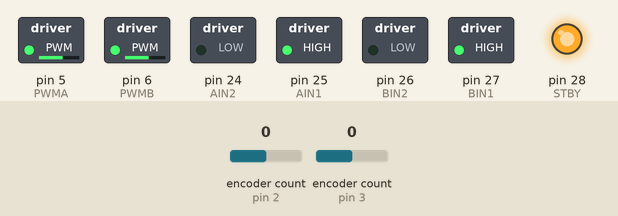
Bench run of a sketch on a simulated Arduino Mega 2560, built with avr-gcc and run on an emulated ATmega2560. Shown: switched loads named in the sketch (green lamp = pin HIGH), output pins drawn as LEDs (lit = HIGH). The test bench sets the inputs (shaded band); at power-on: encoder count (sensors on pin 3, pin 2) 0.

Above: at 1.2 s.
1.3 s: encoder count (sensor on pin 3) set to 4
At 2.2 s:
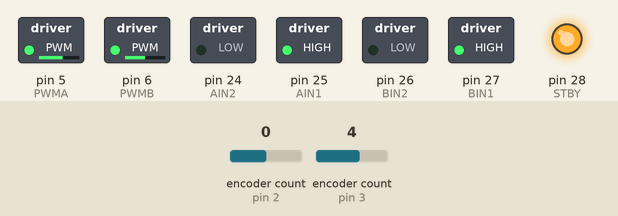
2.8 s: encoder count (sensor on pin 2) set to 1
At 3.4 s:
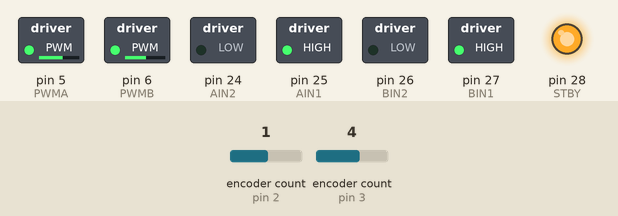
4.3 s: encoder count (sensor on pin 2) set to 0
At 5.5 s:
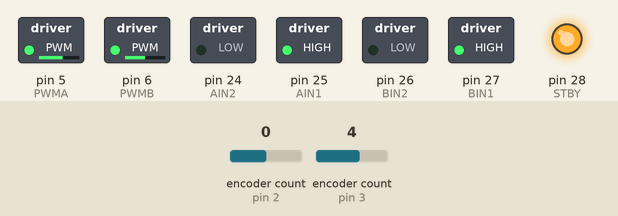
5.8 s: encoder count (sensor on pin 2) set to -1
At 6.9 s:
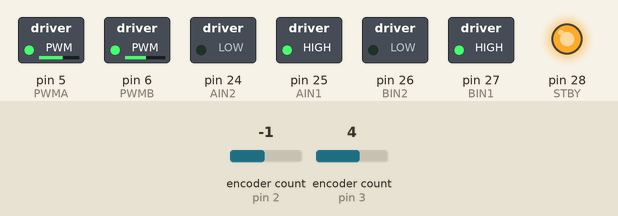
Timing chart, 0 to 8.3 s (numbered marks = the images above; inputs shaded):
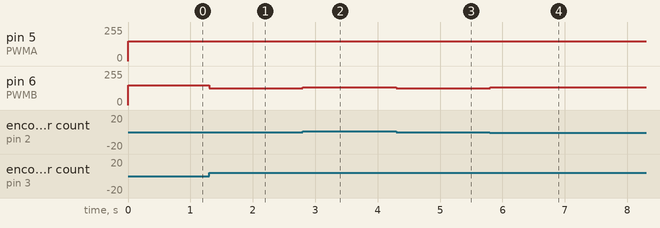

The sketch:

straight_movment_with_encoder.ino
```cpp
#include <Encoder.h>

// Motor Driver Pins
#define STBY 28
#define AIN1 25
#define AIN2 24
#define PWMA 5
#define BIN1 27
#define BIN2 26
#define PWMB 6

// Encoder Pins
Encoder leftEnc(2, 23);
Encoder rightEnc(3, 22);

// Constants
const int TICKS_PER_ROTATION = 1388;
const int BASE_PWM = 150; // Standard speed (0-255)

void setup() {
  pinMode(STBY, OUTPUT);
  pinMode(AIN1, OUTPUT); pinMode(AIN2, OUTPUT);
  pinMode(BIN1, OUTPUT); pinMode(BIN2, OUTPUT);

  digitalWrite(STBY, HIGH);
  leftEnc.write(0);
  rightEnc.write(0);

  // Start Forward
  moveForward();
}

void loop() {
  // Target: Move exactly 5 rotations and then stop
  long targetTicks = 5 * TICKS_PER_ROTATION;

  if (abs(leftEnc.read()) < targetTicks) {
    keepStraight();
  } else {
    stopMotors();
  }
}

void keepStraight() {
  long leftPos = abs(leftEnc.read());
  long rightPos = abs(rightEnc.read());

  // How much is the right motor lagging or leading?
  long error = leftPos - rightPos;

  // Adjust Right Motor (PWMB)
  // If error is positive, right is slow -> increase speed
  // Kp (1.5) is the correction strength
  int adjustedRightPWM = BASE_PWM + (error * 1.5);

  // Safety limits
  adjustedRightPWM = constrain(adjustedRightPWM, 0, 255);

  analogWrite(PWMA, BASE_PWM);
  analogWrite(PWMB, adjustedRightPWM);
}

void moveForward() {
  digitalWrite(AIN1, HIGH); digitalWrite(AIN2, LOW);
  digitalWrite(BIN1, HIGH); digitalWrite(BIN2, LOW);
}

void stopMotors() {
  analogWrite(PWMA, 0);
  analogWrite(PWMB, 0);
  digitalWrite(STBY, LOW);
}
```

Measured:
- after the input at 1.3 s, pin 6 (PWMB): 150/255 → 126/255 at once
- after the input at 2.8 s, pin 6 (PWMB): 126/255 → 132/255 at once
- after the input at 4.3 s, pin 6 (PWMB): 132/255 → 126/255 at once
- after the input at 5.8 s, pin 6 (PWMB): 126/255 → 132/255 at once
